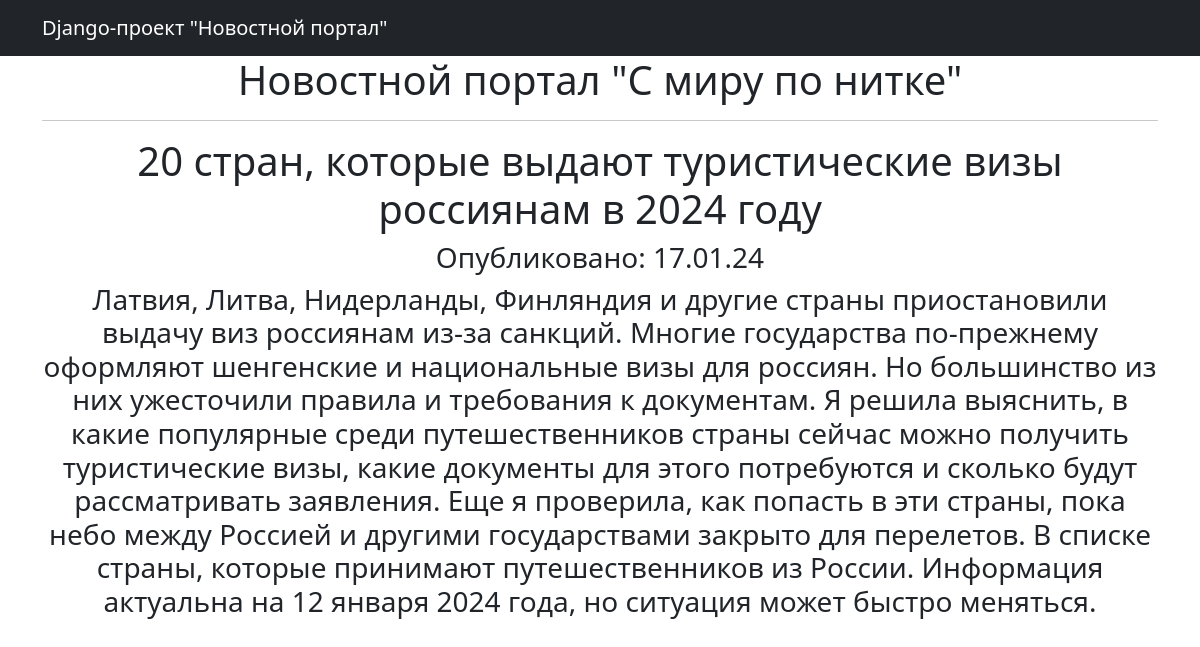
Screenshot of /news/4/ with the database file from the repository.
### portal/models.py (models this page shows, shortened)
class Post(models.Model):
    article = 'AR'
    news = 'NE'
    TIDINGS = [
        (article, 'Статья'),
        (news, 'Новость')
    ]
    type = models.CharField(max_length=2, choices=TIDINGS, default=news)
    date_time = models.DateTimeField(auto_now_add=True)
    title = models.CharField(max_length=255)
    text = models.TextField()
    rating = models.IntegerField(default=0)
    author = models.ForeignKey(Author, on_delete=models.CASCADE)
    category = models.ManyToManyField(Category, through='PostCategory', related_name='news')

### portal/views.py (the view)
# urls.py: path('news/<int:pk>/', PostDetail.as_view(), name='post_detail'),
class PostDetail(DetailView):
    model = Post
    template_name = 'post.html'
    context_object_name = 'post'

### portal/templatetags/custom_filters.py (called while the page is built)
@register.filter()
def censor(value):
    prohibited_words = ('сервер', 'озеро', 'уже', 'слово', 'финал')
    splited_value = value.split()
    for word in splited_value:
        parsed_word = morph.parse(word)[0].normal_form
        if parsed_word in prohibited_words:
            value = value.replace(word, '*' * len(word))
    return value

### templates/post.html (shortened to what this page needs)
{% extends 'flatpages/default.html' %}
{% load custom_filters %}
{% block content %}
<h1> {{post.title|censor}} </h1>
<h3>Опубликовано: {{ post.date_time|date:'d.m.y' }}</h3>
<h3> {{post.text|censor}} </h3>
{% endblock content %}

### rows the page displays
Post: title|censor "20 стран, которые выдают туристические визы россиянам в 2024 году", date_time "17.01.24", text|censor "Латвия, Литва, Нидерланды, Финляндия и другие страны приостановили выдачу виз россиянам из-за санкций. Многие государства по-прежнему оформляют шенгенские и национальные визы для россиян. Но большинство из них ужесточили правила и требования к документам. Я решила выяснить, в какие популярные среди путешественников страны сейчас можно получить туристические визы, какие документы для этого потребуются и сколько будут рассматривать заявления. Еще я проверила, как попасть в эти страны, пока небо между Россией и другими государствами закрыто для перелетов. В списке страны, которые принимают путешественников из России. Информация актуальна на 12 января 2024 года, но ситуация может быстро…"
